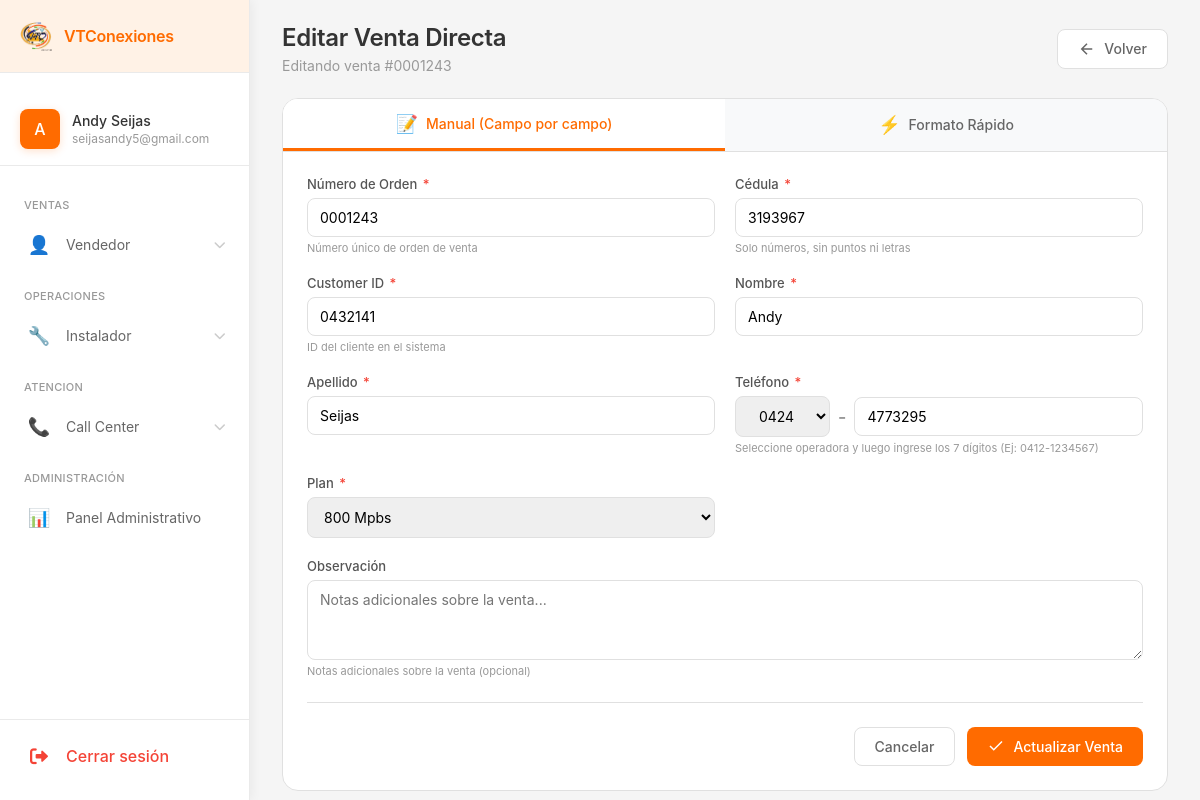
Screenshot of /ventas-directas/1/editar/ (signed in) with the database file from the repository.
### myapp/models.py (models this page shows, shortened)
class VentaDirecta(models.Model):
    class EstadoVenta(models.TextChoices):
        EN_PROCESO = 'EN_PROCESO', 'En Proceso'
        COMPLETADO = 'COMPLETADO', 'Completado'
        NO_COMPLETADO = 'NO_COMPLETADO', 'No Completado'
    nro_orden = models.CharField(
        max_length=50,
        unique=True,
        verbose_name="Número de Orden",
        help_text="Número único de orden de venta"
    )
    cedula = models.CharField(
        max_length=15,
        verbose_name="Cédula",
        help_text="Cédula del cliente"
    )
    customer_id = models.CharField(
        max_length=50,
        verbose_name="Customer ID",
        blank=True,
        null=True,
        help_text="ID del cliente en el sistema"
    )
    nombre = models.CharField(
        max_length=100,
        verbose_name="Nombre"
    )
    apellido = models.CharField(
        max_length=100,
        verbose_name="Apellido"
    )
    telefono = models.CharField(
        max_length=20,
        verbose_name="Teléfono",
        help_text="Teléfono de contacto"
    )
    plan = models.ForeignKey(
        Plan,
        on_delete=models.PROTECT,
        related_name='ventas_directas',
        verbose_name="Plan"
    )
    fecha = models.DateField(
        auto_now_add=True,
        verbose_name="Fecha de venta"
    )
    estado = models.CharField(
        max_length=15,
        choices=EstadoVenta.choices,
        default=EstadoVenta.EN_PROCESO,
        verbose_name="Estado de la Venta"
    )
    fecha_creacion = models.DateTimeField(
        auto_now_add=True,
        verbose_name="Fecha de creación en sistema"
    )
    fecha_actualizacion = models.DateTimeField(
        auto_now=True,
        verbose_name="Última actualización"
    )
    creado_por = models.ForeignKey(
        User,
        on_delete=models.SET_NULL,
        null=True,
        blank=True,
        related_name='ventas_directas_creadas',
        verbose_name="Creado por"
    )
    observacion = models.TextField(
        max_length=500,
        verbose_name="Observaciones",
        blank=True,
        null=True,
        help_text="Notas adicionales sobre la venta"
    )
    class Meta:
        verbose_name = "Venta Directa"
        verbose_name_plural = "Ventas Directas"
        ordering = ['-fecha', '-fecha_creacion']
        indexes = [
            models.Index(fields=['nro_orden']),
            models.Index(fields=['cedula']),
            models.Index(fields=['fecha']),
            models.Index(fields=['estado']),
        ]

### myapp/views_venta_directa.py (the view)
# urls.py: path('ventas-directas/<int:venta_id>/editar/',editar_venta_directa, name='editar_venta_directa'),
@login_required
def editar_venta_directa(request, venta_id):
    es_admin_user = request.user.is_superuser or request.user.groups.filter(name='Administrador').exists()
    if not es_admin_user:
        messages.error(request, 'No tienes permisos para editar ventas directas.')
        return redirect('lista_ventas_directas')
    venta = get_object_or_404(VentaDirecta, id=venta_id)
    if request.method == 'POST':
        form = VentaDirectaForm(request.POST, instance=venta)
        if form.is_valid():
            form.save()
            messages.success(request, f'✅ Venta directa #{venta.nro_orden} actualizada correctamente.')
            return redirect('lista_ventas_directas')
        else:
            for field, errors in form.errors.items():
                for error in errors:
                    messages.error(request, f'Error en {field}: {error}')
    else:
        form = VentaDirectaForm(instance=venta)
    context = {
        'form': form,
        'venta': venta,
        'titulo': 'Editar Venta Directa',
        'subtitulo': f'Editando venta #{venta.nro_orden}',
        'boton_texto': 'Actualizar Venta',
    }
    return render(request, 'Admin/ventas_directa/crear_venta_directa.html', context)

### myapp/context_processors.py (called while the page is built)
def zona_horaria_venezuela(request):
    timezone.activate(pytz.timezone('America/Caracas'))
    return {}

### myapp/models.py (called while the page is built)
    def __str__(self):
        return self.nombre

### myapp/templates/Admin/ventas_directa/crear_venta_directa.html (shortened to what this page needs)
{% extends 'Inicio_De_Sesion/base.html' %}
{% load static %}
{% block page_title %}{{ titulo }}{% endblock %}
{% block page_subtitle %}{{ subtitulo }}{% endblock %}
{% block header_actions %}
<a href="{% url 'lista_ventas_directas' %}" class="btn-secondary">
    <svg width="18" height="18" viewBox="0 0 24 24" fill="none" stroke="currentColor" stroke-width="2">
        <path d="M19 12H5M12 19l-7-7 7-7"/>
    </svg>
    Volver
</a>
{% endblock %}
{% block content %}
<div class="form-container">
    <div class="form-card">
        <div class="mode-tabs">
            <button type="button" class="mode-tab active" data-mode="manual">
                <span class="tab-icon">📝</span> Manual (Campo por campo)
            </button>
            <button type="button" class="mode-tab" data-mode="rapido">
                <span class="tab-icon">⚡</span> Formato Rápido
            </button>
        </div>
        <div id="modo-manual" class="mode-content active">
            <form method="post" class="venta-form" id="ventaForm">
                <div class="form-grid">
                    <div class="form-group">
                        <label for="{{ form.nro_orden.id_for_label }}">
                            Número de Orden <span class="required">*</span>
                        </label>
                        {{ form.nro_orden }}
                        <small class="help-text">{{ form.nro_orden.help_text }}</small>
                    </div>
                    <div class="form-group">
                        <label for="{{ form.cedula.id_for_label }}">
                            Cédula <span class="required">*</span>
                        </label>
                        {{ form.cedula }}
                        <small class="help-text">Solo números, sin puntos ni letras</small>
                    </div>
                    <div class="form-group">
                        <label for="{{ form.customer_id.id_for_label }}">
                            Customer ID <span class="required">*</span>
                        </label>
                        {{ form.customer_id }}
                        <small class="help-text">ID del cliente en el sistema</small>
                    </div>
                    <div class="form-group">
                        <label for="{{ form.nombre.id_for_label }}">
                            Nombre <span class="required">*</span>
                        </label>
                        {{ form.nombre }}
                    </div>
                    <div class="form-group">
                        <label for="{{ form.apellido.id_for_label }}">
                            Apellido <span class="required">*</span>
                        </label>
                        {{ form.apellido }}
                    </div>
                    <div class="form-group">
                        <label>
                            Teléfono <span class="required">*</span>
                        </label>
                        <div class="telefono-wrapper">
                            <select id="operadora" class="form-select operadora-select" style="width: 95px;">
                                <option value="0424">0424</option>
                            </select>
                            <span class="telefono-guion">-</span>
                            <input type="text"
                                   id="numero_telefono"
                                   class="form-input telefono-input"
                                   placeholder="1234567"
                                   maxlength="7"
                                   pattern="[0-9]{7}"
                                   title="Ingrese 7 dígitos"
                                   style="flex: 1;">
                        </div>
                        <small class="help-text">Seleccione operadora y luego ingrese los 7 dígitos (Ej: 0412-1234567)</small>
                    </div>
                    <div class="form-group">
                        <label for="{{ form.plan.id_for_label }}">
                            Plan <span class="required">*</span>
                        </label>
                        {{ form.plan }}
                    </div>
                    <div class="form-group full-width">
                        <label for="{{ form.observacion.id_for_label }}">
                            Observación
                        </label>
                        {{ form.observacion }}
                        <small class="help-text">Notas adicionales sobre la venta (opcional)</small>
                    </div>
                </div>
                <div class="form-actions">
                    <a href="{% url 'lista_ventas_directas' %}" class="btn-outline">
                        Cancelar
                    </a>
                    <button type="submit" class="btn-primary">
                        <svg width="18" height="18" viewBox="0 0 24 24" fill="none" stroke="currentColor" stroke-width="2">
                            <path d="M20 6L9 17l-5-5"/>
                        </svg>
                        {{ boton_texto }}
                    </button>
                </div>
            </form>
        </div>
    </div>
</div>
{% endblock %}

### myapp/templates/Inicio_De_Sesion/base.html (shortened to what this page needs)
{% load static %}
<!DOCTYPE html>
<html lang="es">
<head>
    <link rel="stylesheet" href="https://cdnjs.cloudflare.com/ajax/libs/font-awesome/6.0.0/css/all.min.css">
</head>
<body>
    <div class="dashboard">
        <div class="sidebar" id="sidebar">
            <div class="logo-area" onclick="window.location.href='{% url 'dashboard' %}'">
                <img src="{% static 'cd.png' %}" alt="VTC" class="logo">
                <span class="logo-text">VTConexiones</span>
            </div>
            <div class="user-info">
                <div class="user-avatar">
                    {{ user.username|first|upper }}
                </div>
                <div class="user-details">
                    <div class="user-name">{{ user.get_full_name|default:user.username }}</div>
                    <div class="user-email">{{ user.email|default:"usuario@vtc.com" }}</div>
                </div>
            </div>
            <div class="menu">
                {% if user.groups.all.0.name != 'Call Center' %}
                <div class="menu-section">VENTAS</div>
                <div class="menu-item" onclick="toggleSubmenu(this, 'vendedorSubmenu')">
                    <span class="menu-icon">👤</span>
                    <span class="menu-title">Vendedor</span>
                    <i class="fas fa-chevron-down arrow"></i>
                </div>
                {% endif %}
                {% if user.groups.all.0.name == 'Instalador' or user.groups.all.0.name == 'Administrador' or user.is_superuser %}
                <div class="menu-section">OPERACIONES</div>
                <div class="menu-item" onclick="toggleSubmenu(this, 'instaladorSubmenu')">
                    <span class="menu-icon">🔧</span>
                    <span class="menu-title">Instalador</span>
                    <i class="fas fa-chevron-down arrow"></i>
                </div>
                {% endif %}
                {% if user.is_superuser or user.groups.all.0.name == 'Administrador' or user.groups.all.0.name == 'Call Center' %}
                <div class="menu-section">ATENCION</div>
                <div class="menu-item" onclick="toggleSubmenu(this, 'callcenterSubmenu')">
                    <span class="menu-icon">📞</span>
                    <span class="menu-title">Call Center</span>
                    <i class="fas fa-chevron-down arrow"></i>
                </div>
                {% endif %}
                {% if user.is_superuser or user.groups.all.0.name == 'Administrador' or user.groups.all.0.name == 'Supervisor' %}
                <div class="menu-section">ADMINISTRACIÓN</div>
                <div class="menu-item" onclick="window.location.href='{% url 'panel_administrativo' %}'">
                    <span class="menu-icon">📊</span>
                    <span class="menu-title">Panel Administrativo</span>
                </div>
                {% endif %}
            </div>
            <div class="sidebar-footer">
                <a href="{% url 'logout' %}" class="logout-sidebar" onclick="return confirm('¿Estás seguro que deseas cerrar sesión?')">
                    <i class="fas fa-sign-out-alt"></i>
                    <span>Cerrar sesión</span>
                </a>
            </div>
        </div>
        <div class="main-content" id="mainContent">
            <div class="content-header">
                <div class="page-title">
                    <h1>{% block page_title %}Dashboard{% endblock %}</h1>
                    <p>{% block page_subtitle %}{{ current_date|default:"11 mar 2026" }} · Bienvenido de vuelta{% endblock %}</p>
                </div>
                <div class="header-actions">
                    {% block header_actions %}{% endblock %}
                </div>
            </div>
            {% block content %}{% endblock %}
        </div>
    </div>
</body>
</html>

### myapp/templates/Admin/ventas_directa/crear_venta_directa.html (style rules this page uses)
.form-container { max-width: 900px; margin: 0 auto; }
.form-card { background: white; border-radius: 16px; border: 1px solid #e0e0e0; overflow: hidden; }
.mode-tabs { display: flex; border-bottom: 1px solid #e0e0e0; background: #f8f9fa; }
.mode-tab { flex: 1; display: flex; align-items: center; justify-content: center; gap: 8px; padding: 14px 20px; background: none; border: none; font-size: 14px; font-weight: 500; color: #666; cursor: pointer; transition: all 0.2s; }
.mode-tab.active { background: white; color: #ff6b00; border-bottom: 3px solid #ff6b00; }
.tab-icon { font-size: 18px; }
.mode-content { display: none; padding: 24px; }
.mode-content.active { display: block; }
.form-grid { display: grid; grid-template-columns: repeat(2, 1fr); gap: 20px; margin-bottom: 24px; }
.form-group { display: flex; flex-direction: column; }
.form-group.full-width { grid-column: span 2; }
.form-group label { font-size: 13px; font-weight: 500; color: #555; margin-bottom: 6px; }
.required { color: #f44336; margin-left: 2px; }
.telefono-wrapper { display: flex; align-items: center; gap: 8px; width: 100%; }
.operadora-select { width: 85px; flex-shrink: 0; padding: 10px 8px; text-align: center; }
.telefono-guion { font-size: 18px; font-weight: 600; color: #999; flex-shrink: 0; }
.telefono-input { flex: 1; min-width: 0; padding: 10px 12px; }
.form-input, .form-select { padding: 10px 12px; border: 1px solid #e0e0e0; border-radius: 8px; font-size: 14px; transition: all 0.2s; width: 100%; }
textarea.form-input { resize: vertical; min-height: 80px; }
.help-text { color: #999; font-size: 11px; margin-top: 4px; }
.form-actions { display: flex; justify-content: flex-end; gap: 12px; padding-top: 24px; border-top: 1px solid #e0e0e0; margin-top: 16px; }
.btn-primary, .btn-outline, .btn-secondary { display: inline-flex; align-items: center; gap: 8px; padding: 10px 20px; border-radius: 8px; font-size: 14px; font-weight: 500; cursor: pointer; transition: all 0.2s; border: none; text-decoration: none; }
.btn-primary { background: #ff6b00; color: white; }
.btn-outline { background: white; color: #666; border: 1px solid #e0e0e0; }
.btn-secondary { background: white; color: #666; border: 1px solid #e0e0e0; }

### rows the page displays
VentaDirecta: nro_orden "0001243", cedula "3193967", customer_id "0432141", nombre "Andy", apellido "Seijas", plan "800 Mpbs"

### other values shown
{{ user.username|first|upper }} "A"
{{ user.get_full_name|default:user.username }} "Andy Seijas"
{{ user.email|default:"usuario@vtc.com" }} "seijasandy5@gmail.com"
{{ titulo }} "Editar Venta Directa"
{{ subtitulo }} "Editando venta #0001243"
{{ boton_texto }} "Actualizar Venta"
